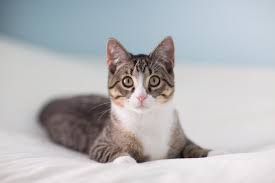
#> input picture OpenCV/Photos/Cat.jpg, 275 x 183 px, found by its file name
$ python thresh.py
#> lines starting #> are read from the running program, lines starting #| are printed output that depends on the picture; after the words box and inside, x2 and y2 are one past the last pixel; in counts of white or black regions, pixels touching at a corner belong together
from cv2 import cv2 as cv

img = cv.imread('Photos/cat.jpg')
#> img is the input picture: shape (183, 275, 3); mean B, G, R 186.4, 183.4, 182.9
cv.imshow('Cat', img)

gray = cv.cvtColor(img, cv.COLOR_BGR2GRAY)
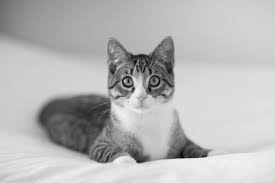
#> gray: shape (183, 275); min 2, max 250, mean 183.6
cv.imshow('Gray', gray)

# Simple Thresholding
threshold, thresh = cv.threshold(gray, 150, 255, cv.THRESH_BINARY)
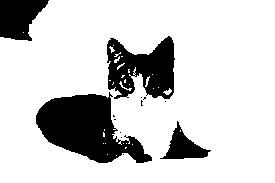
#> thresh: shape (183, 275); 80.8% white; 13 black regions (9 under 20 px), largest, box (x1, y1, x2, y2) and area: (36, 92, 152, 163) 4636, (107, 36, 175, 99) 2794, (0, 0, 49, 41) 1410, (160, 121, 211, 159) 788
cv.imshow('Simple Thresholded', thresh)

threshold, thresh_inv = cv.threshold(gray, 150, 255, cv.THRESH_BINARY_INV)
cv.imshow('Simple Thresholded Inverse', thresh_inv)

# Adapting Thresholding
adaptive_thresh = cv.adaptiveThreshold(gray, 255, cv.ADAPTIVE_THRESH_MEAN_C, cv.THRESH_BINARY, 11, 3)
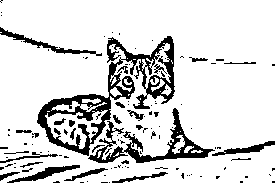
#> adaptive_thresh: shape (183, 275); 84.6% white; 119 black regions (90 under 20 px), largest, box (x1, y1, x2, y2) and area: (37, 36, 175, 156) 3571, (88, 108, 215, 163) 1527, (0, 27, 102, 56) 431
cv.imshow('Adaptive Thresholding', adaptive_thresh)


cv.waitKey(0)

$ run again, with OpenCV/Photos/KittenFluffs4.jpg copied over OpenCV/Photos/Cat.jpg
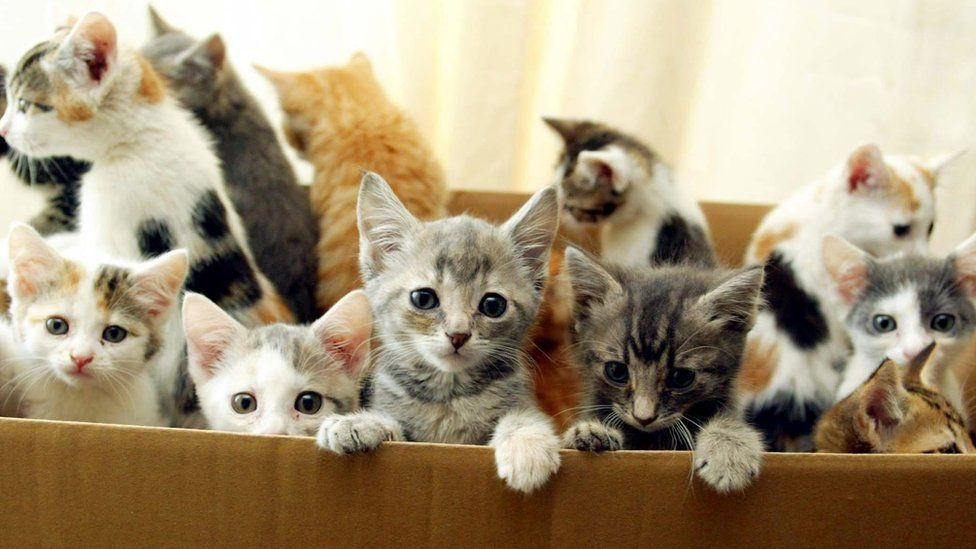
#> input picture OpenCV/Photos/KittenFluffs4.jpg, 976 x 549 px, found by its file name
#> img is the input picture: shape (549, 976, 3); mean B, G, R 120.9, 148.2, 164.3
#> `threshold, thresh = cv.threshold(gray, 150, 255, cv.THRESH_BINARY)`:
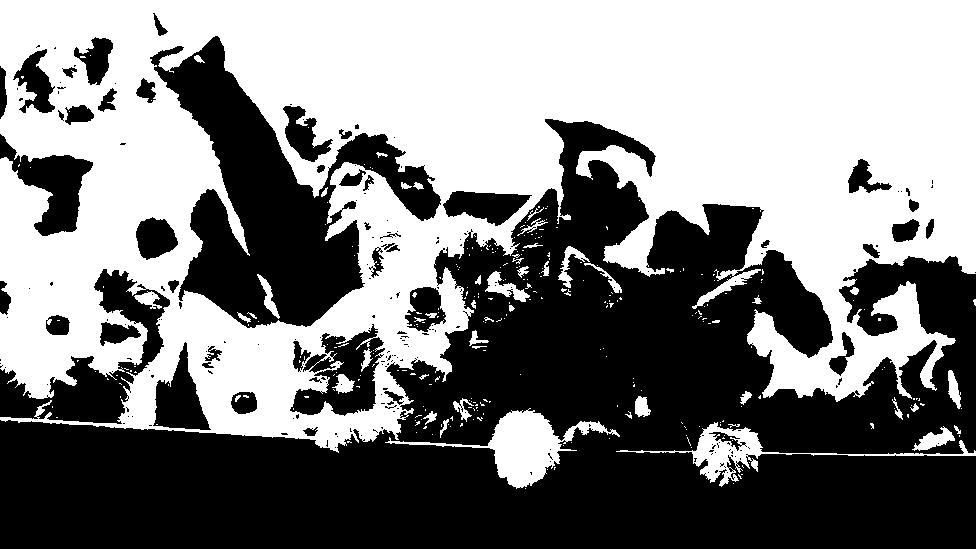
#> thresh: shape (549, 976); 50.7% white; 214 black regions (166 under 20 px), largest, box (x1, y1, x2, y2) and area: (0, 119, 976, 549) 198158, (150, 36, 441, 328) 32000, (0, 269, 170, 424) 8138
#> `adaptive_thresh = cv.adaptiveThreshold(gray, 255, cv.ADAPTIVE_THRESH_M..`:
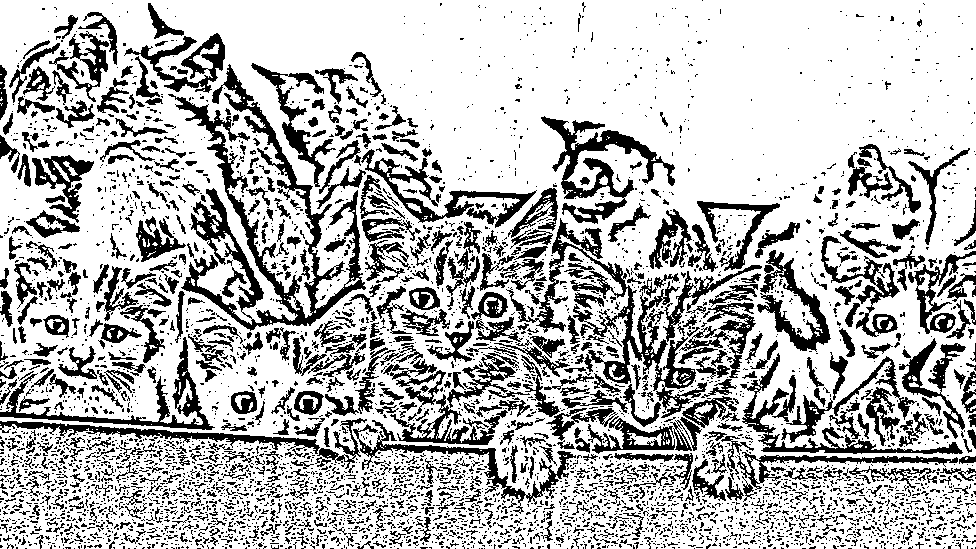
#> adaptive_thresh: shape (549, 976); 72.5% white; 4774 black regions (4027 under 20 px), largest, box (x1, y1, x2, y2) and area: (168, 64, 366, 331) 10394, (506, 218, 707, 418) 6445, (541, 116, 675, 224) 3896
